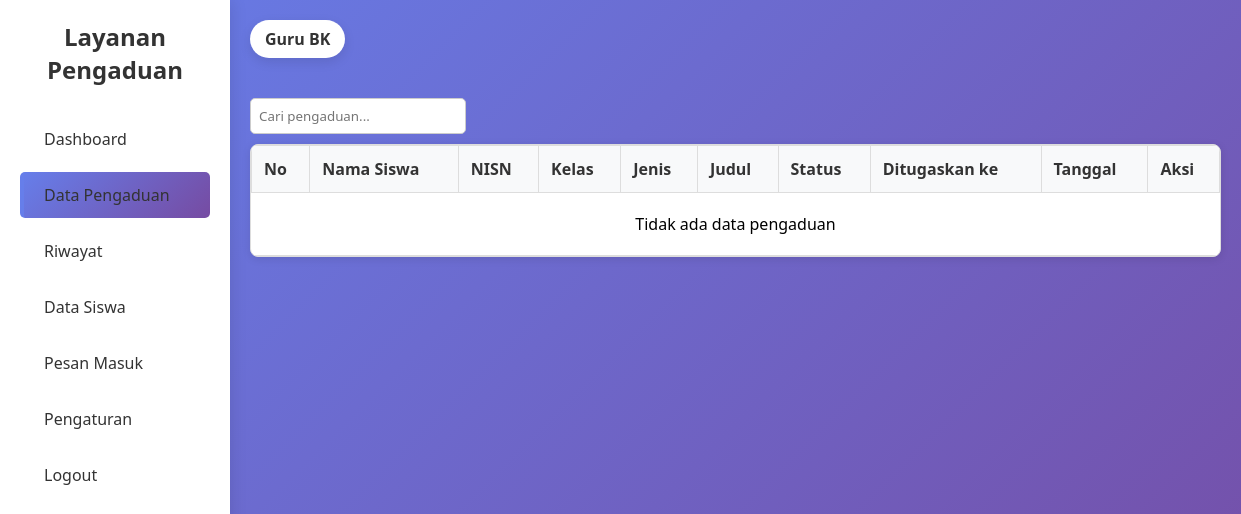
Page /guru_data_pengaduan.php (signed in) on the earlier database version.
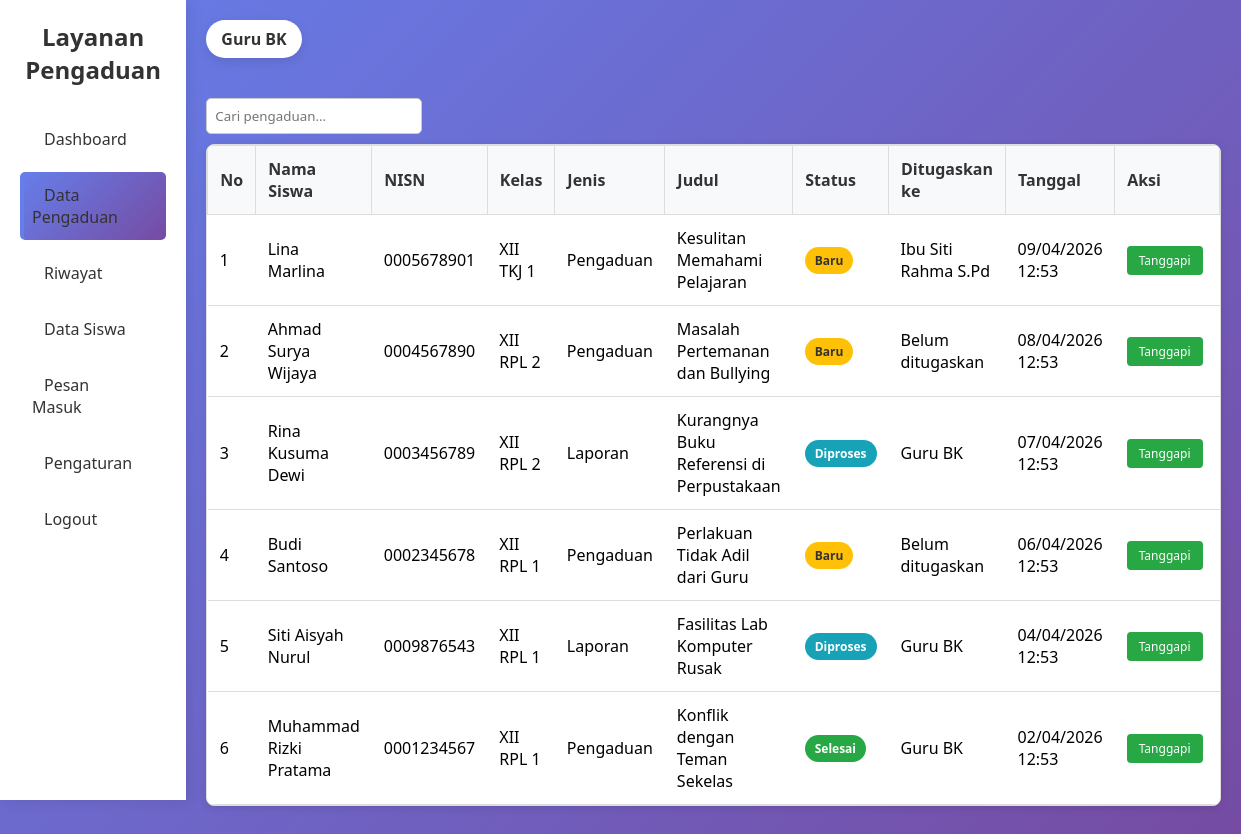
Same page on the later database version.
### tables this page shows
CREATE TABLE IF NOT EXISTS `pengaduan` (
  `id_pengaduan` int(11) NOT NULL,
  `id_siswa` int(11) NOT NULL,
  `id_bk` int(11) DEFAULT NULL,
  `jenis` enum('pengaduan','laporan') NOT NULL,
  `judul` varchar(150) NOT NULL,
  `isi` text NOT NULL,
  `file_dokumen` varchar(255) DEFAULT NULL,
  `tanggal` datetime DEFAULT current_timestamp(),
  `status` enum('baru','diproses','selesai') DEFAULT 'baru',
  `tanggapan` text DEFAULT NULL,
  `tanggal_tanggapan` datetime DEFAULT NULL,
  `updated_at` datetime DEFAULT current_timestamp() ON UPDATE current_timestamp()
);

CREATE TABLE IF NOT EXISTS `siswa` (
  `id_siswa` int(11) NOT NULL,
  `nisn` varchar(20) NOT NULL,
  `nama` varchar(100) NOT NULL,
  `jenis_kelamin` enum('Laki-laki','Perempuan') NOT NULL,
  `tempat_lahir` varchar(100) DEFAULT NULL,
  `tanggal_lahir` date DEFAULT NULL,
  `alamat` text DEFAULT NULL,
  `telpon` varchar(15) DEFAULT NULL,
  `email` varchar(100) DEFAULT NULL,
  `id_kelas` int(11) DEFAULT NULL,
  `password` varchar(255) NOT NULL,
  `foto` varchar(255) DEFAULT NULL,
  `status` enum('aktif','nonaktif') DEFAULT 'aktif',
  `created_at` datetime DEFAULT current_timestamp(),
  `updated_at` datetime DEFAULT current_timestamp() ON UPDATE current_timestamp()
);

CREATE TABLE IF NOT EXISTS `kelas` (
  `id_kelas` int(11) NOT NULL,
  `nama_kelas` varchar(50) NOT NULL,
  `tingkat` varchar(50) NOT NULL,
  `jurusan` varchar(100) NOT NULL
);

CREATE TABLE IF NOT EXISTS `guru_bk` (
  `id_bk` int(11) NOT NULL,
  `nip` varchar(50) DEFAULT NULL,
  `nama` varchar(100) NOT NULL,
  `jenis_kelamin` enum('Laki-laki','Perempuan') NOT NULL,
  `telpon` varchar(15) DEFAULT NULL,
  `email` varchar(100) NOT NULL,
  `username` varchar(50) NOT NULL,
  `password` varchar(255) NOT NULL,
  `foto` varchar(255) DEFAULT NULL,
  `status` enum('aktif','nonaktif') DEFAULT 'aktif',
  `created_at` datetime DEFAULT current_timestamp(),
  `updated_at` datetime DEFAULT current_timestamp() ON UPDATE current_timestamp()
);

### guru_data_pengaduan.php (the view, shortened to what this page needs)
<?php
include 'koneksi.php';
$query = "SELECT p.*, s.nama as siswa_nama, s.nisn, k.nama_kelas, g.nama as guru_nama
          FROM pengaduan p
          JOIN siswa s ON p.id_siswa = s.id_siswa
          LEFT JOIN kelas k ON s.id_kelas = k.id_kelas
          LEFT JOIN guru_bk g ON p.id_bk = g.id_bk
          ORDER BY p.tanggal DESC";
$result = mysqli_query($conn, $query);
$pengaduan_list = [];
while ($row = mysqli_fetch_assoc($result)) {
    $pengaduan_list[] = $row;
}
?>
<!DOCTYPE html>
<html lang="id">
<head>
    <link rel="stylesheet" href="css/data_pengaduan.css">
    <link rel="stylesheet" href="https://cdnjs.cloudflare.com/ajax/libs/font-awesome/6.4.0/css/all.min.css">
</head>
<body>
<div class="container">
    <div class="sidebar">
        <h2>Layanan Pengaduan</h2>
        <ul>
            <li><a href="guru_dashboard.php">Dashboard</a></li>
            <li class="active"><a href="guru_data_pengaduan.php">Data Pengaduan</a></li>
            <li><a href="guru_riwayat_pengaduan.php">Riwayat</a></li>
            <li><a href="guru_data_siswa.php">Data Siswa</a></li>
            <li><a href="guru_pesan_masuk.php">Pesan Masuk</a></li>
            <li><a href="guru_pengaturan.php">Pengaturan</a></li>
            <li><a href="logout.php" onclick="return confirm('Yakin ingin logout?');">Logout</a></li>
        </ul>
    </div>
    <div class="main">
        <div class="user">Guru BK</div>
        <div class="table-header">
            <input type="text" placeholder="Cari pengaduan..." class="search" id="searchInput" onkeyup="filterTable()">
        </div>
        <div class="table-wrapper">
            <div class="table-scroll">
                <table id="tabelPengaduan">
                <thead>
                    <tr>
                        <th>No</th>
                        <th>Nama Siswa</th>
                        <th>NISN</th>
                        <th>Kelas</th>
                        <th>Jenis</th>
                        <th>Judul</th>
                        <th>Status</th>
                        <th>Ditugaskan ke</th>
                        <th>Tanggal</th>
                        <th>Aksi</th>
                    </tr>
                </thead>
                <tbody>
                    <?php if (count($pengaduan_list) > 0): ?>
                        <?php
                        $no = 1;
                        foreach ($pengaduan_list as $pengaduan):
                        ?>
                        <tr>
                            <td><?php echo $no++; ?></td>
                            <td><?php echo htmlspecialchars($pengaduan['siswa_nama']); ?></td>
                            <td><?php echo htmlspecialchars($pengaduan['nisn']); ?></td>
                            <td><?php echo htmlspecialchars($pengaduan['nama_kelas'] ?? '-'); ?></td>
                            <td><?php echo ucfirst(htmlspecialchars($pengaduan['jenis'])); ?></td>
                            <td><?php echo htmlspecialchars(substr($pengaduan['judul'], 0, 40)); ?></td>
                            <td>
                                <span class="status-badge status-<?php echo $pengaduan['status']; ?>">
                                    <?php echo ucfirst(htmlspecialchars($pengaduan['status'])); ?>
                                </span>
                            </td>
                            <td><?php echo htmlspecialchars($pengaduan['guru_nama'] ?? 'Belum ditugaskan'); ?></td>
                            <td><?php echo date('d/m/Y H:i', strtotime($pengaduan['tanggal'])); ?></td>
                            <td>
                                <a href="guru_tanggapi.php?id=<?php echo $pengaduan['id_pengaduan']; ?>" class="action-btn btn-tanggapi">
                                    Tanggapi
                                </a>
                            </td>
                        </tr>
                        <?php endforeach; ?>
                    <?php else: ?>
                        <tr>
                            <td colspan="10" style="text-align: center; padding: 20px;">
                                Tidak ada data pengaduan
                            </td>
                        </tr>
                    <?php endif; ?>
                </tbody>
                </table>
            </div>
        </div>
    </div>
</div>
</body>
</html>

Differences in the rows shown:
added pengaduan: id_siswa.nama "Lina Marlina", id_siswa.nisn "0005678901", kelas.nama_kelas "XII TKJ 1", jenis "Pengaduan", judul "Kesulitan Memahami Pelajaran", status "Baru", id_bk.nama "Ibu Siti Rahma S.Pd", tanggal "09/04/2026 12:53"
added pengaduan: id_siswa.nama "Ahmad Surya Wijaya", id_siswa.nisn "0004567890", kelas.nama_kelas "XII RPL 2", jenis "Pengaduan", judul "Masalah Pertemanan dan Bullying", status "Baru", guru_nama "Belum ditugaskan", tanggal "08/04/2026 12:53"
added pengaduan: id_siswa.nama "Rina Kusuma Dewi", id_siswa.nisn "0003456789", kelas.nama_kelas "XII RPL 2", jenis "Laporan", judul "Kurangnya Buku Referensi di Perpustakaan", status "Diproses", id_bk.nama "Guru BK", tanggal "07/04/2026 12:53"
added pengaduan: id_siswa.nama "Budi Santoso", id_siswa.nisn "0002345678", kelas.nama_kelas "XII RPL 1", jenis "Pengaduan", judul "Perlakuan Tidak Adil dari Guru", status "Baru", guru_nama "Belum ditugaskan", tanggal "06/04/2026 12:53"
added pengaduan: id_siswa.nama "Siti Aisyah Nurul", id_siswa.nisn "0009876543", kelas.nama_kelas "XII RPL 1", jenis "Laporan", judul "Fasilitas Lab Komputer Rusak", status "Diproses", id_bk.nama "Guru BK", tanggal "04/04/2026 12:53"
added pengaduan: id_siswa.nama "Muhammad Rizki Pratama", id_siswa.nisn "0001234567", kelas.nama_kelas "XII RPL 1", jenis "Pengaduan", judul "Konflik dengan Teman Sekelas", status "Selesai", id_bk.nama "Guru BK", tanggal "02/04/2026 12:53"
Other differences:
text no longer shown: "Tidak ada data pengaduan"
